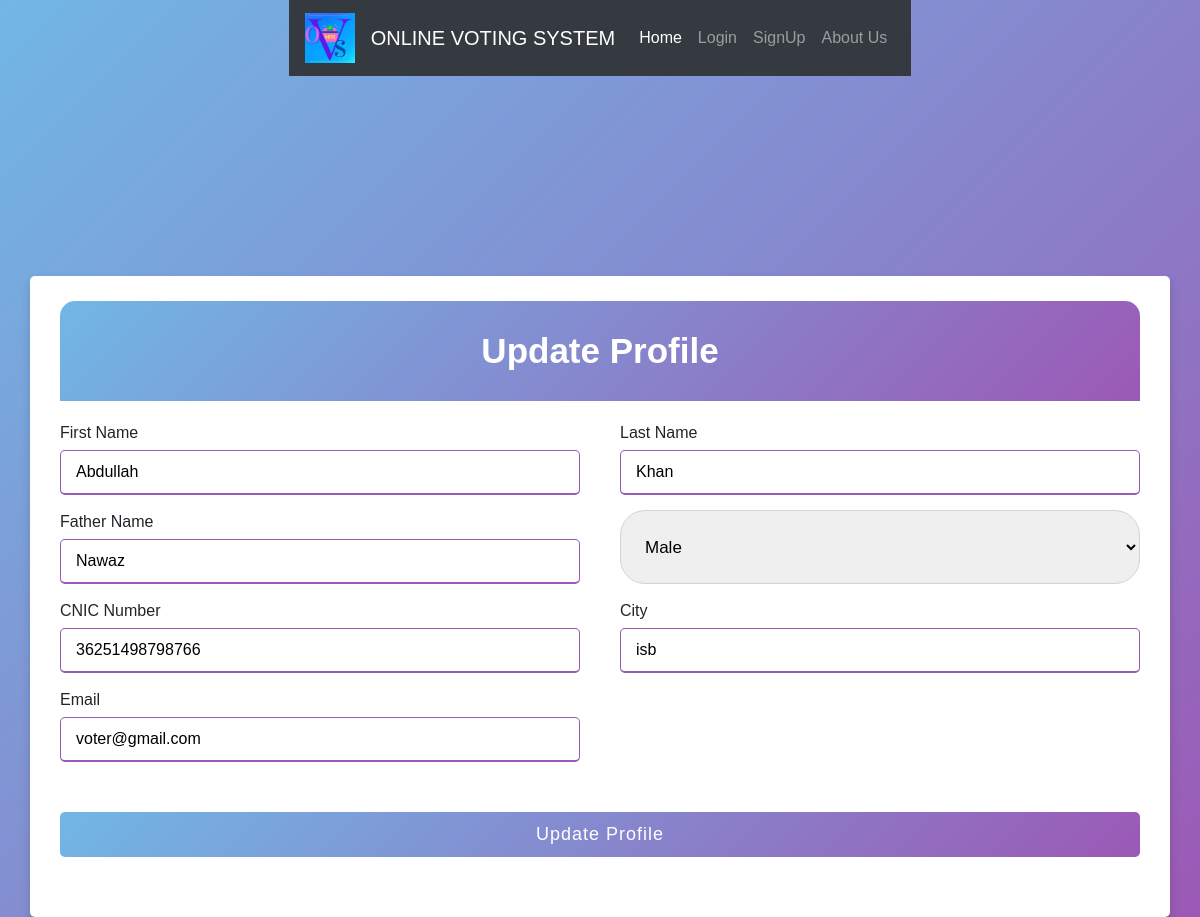
/update_profiles.php?updateprofile=7, run on the app's committed database.
### tables this page shows
CREATE TABLE `voters` (
  `id` int(11) NOT NULL,
  `first_name` varchar(255) NOT NULL,
  `last_name` varchar(255) NOT NULL,
  `father_name` varchar(255) NOT NULL,
  `gender` varchar(255) NOT NULL,
  `cnic` varchar(255) NOT NULL,
  `city` varchar(255) NOT NULL,
  `email` varchar(255) NOT NULL,
  `pass` varchar(255) NOT NULL,
  `votercast_id` varchar(255) NOT NULL,
  `voter_status` varchar(255) NOT NULL
);

### update_profiles.php (the view, shortened to what this page needs)
<?php include 'header.php'; ?>
<!DOCTYPE html>
<html lang="en">
<head>
    <link rel="stylesheet" href="style.css">
</head>
<body>
    <?php
    if (isset($_GET['updateprofile'])) {
        $id_voter = $_GET['updateprofile'];
        $query_selection = mysqli_query($connect, "SELECT * from voters WHERE id='$id_voter'");
        while ($profile_voter = mysqli_fetch_assoc($query_selection)) {
    ?>
            <div class="container" style="margin-top:200px; margin-left:auto; margin-right:auto">
                <div class="title">Update Profile</div>
                <div class="content">
                    <form action="update_profile_action.php" method="POST">
                        <div class="user-details">
                            <div class="input-box">
                                <span class="details">First Name</span>
                                <input type="text" required name="first_name_update" value="<?php echo $profile_voter['first_name']; ?>">
                            </div>
                            <div class="input-box">
                                <span class="details">Last Name</span>
                                <input type="text" required name="last_name_update" value="<?php echo $profile_voter['last_name']; ?>">
                            </div>
                            <div class="input-box">
                                <span class="details">Father Name</span>
                                <input type="text" required name="father_name_update" value="<?php echo $profile_voter['father_name']; ?>">
                            </div>
                            <div class="input-box">
                                <select name="gender_update">
                                    <option readonly selected value="<?php echo $profile_voter['gender']; ?>"> <?php echo $profile_voter['gender']; ?> </option>
                                </select>
                            </div>
                            <div class="input-box">
                                <span class="details">CNIC Number</span>
                                <input type="text" required name="cnic_update" value="<?php echo $profile_voter['cnic']; ?>">
                            </div>
                            <div class="input-box">
                                <span class="details">City</span>
                                <input type="text" required name="city_update" value="<?php echo $profile_voter['city']; ?>">
                            </div>
                            <div class="input-box">
                                <span class="details">Email</span>
                                <input type="text" required name="email_update" value="<?php echo $profile_voter['email']; ?>">
                            </div>
                        </div>
                        <div class="button">
                            <input type="submit" value="Update Profile" name="update_profile">
                        </div>
                    </form>
                </div>
            </div>
    <?php }
    } ?>

### style.css (style rules this page uses)
body { font-family: "Times New Roman", Times, serif; }
* { margin: 0; padding: 0; box-sizing: border-box; font-family: 'Poppins', sans-serif; }
html,body { width: 100%; place-items: center; background: linear-gradient(135deg, #71b7e6, #9b59b6); }
.container { background-color: #fff; padding: 25px 30px; border-radius: 5px; box-shadow: 0 5px 10px rgba(0,0,0,0.15); }
.container .title { font-size: 35px; font-weight: 600; text-align: center; line-height: 100px; color: #fff; user-select: none; border-radius: 15px 15px 0 0; background: linear-gradient(135deg, #71b7e6, #9b59b6); }
.container .title::before { content: ""; position: absolute; left: 0; bottom: 0; height:0px; border-radius: 5px; background: linear-gradient(135deg, #71b7e6, #9b59b6); }
.content form .user-details { display: flex; flex-wrap: wrap; justify-content: space-between; margin: 20px 0 12px 0; }
form .user-details .input-box { margin-bottom: 15px; width: calc(100% / 2 - 20px); }
form .input-box span.details { display: block; font-weight: 500; margin-bottom: 5px; }
.user-details .input-box input { height: 45px; width: 100%; outline: none; font-size: 16px; border-radius: 5px; padding-left: 15px; border: 1px solid #ccc; border-bottom-width: 2px; transition: all 0.3s ease; }
.user-details .input-box input:focus, .user-details .input-box input:valid { border-color: #9b59b6; }
form .button { height: 45px; margin: 35px 0 }
form .button input { height: 100%; width: 100%; border-radius: 5px; border: none; color: #fff; font-size: 18px; font-weight: 500; letter-spacing: 1px; cursor: pointer; transition: all 0.3s ease; background: linear-gradient(135deg, #71b7e6, #9b59b6); }

### header.php (style rules this page uses)
body { font-family: "Times New Roman", Times, serif; }

### update_profiles.php (style rules this page uses)
.container form .input-box select { height: 100%; width: 100%; outline: none; font-size: 17px; padding-left: 20px; border: 1px solid lightgrey; border-radius: 25px; transition: all 0.3s ease; }

### data on the page
voters: first_name_update "Abdullah", last_name_update "Khan", father_name_update "Nawaz", gender_update "Male", cnic_update "36251498798766", city_update "isb", email_update "voter@gmail.com"
